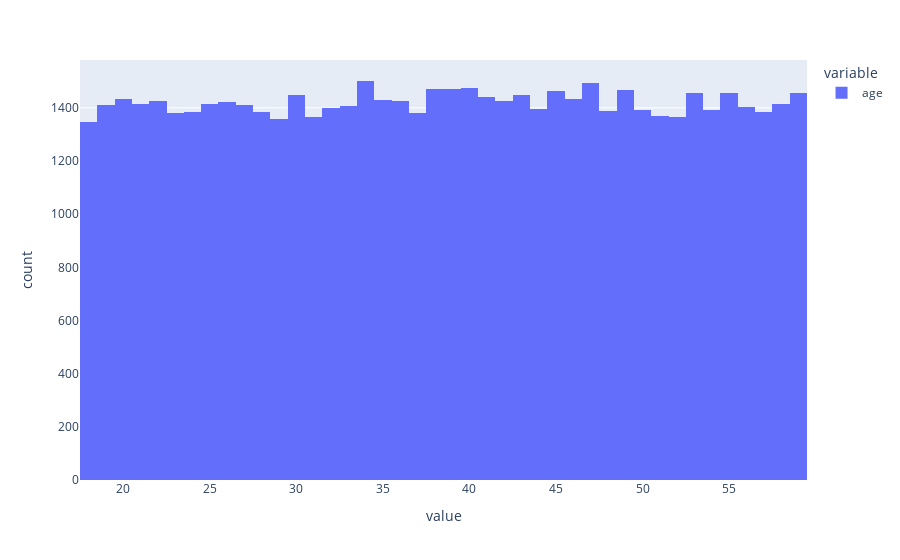

Notebook code for this chart:
### Markdown cell above
#### Age

### Code cell
fig = px.histogram(df["age"])
fig.show()

### Figure 1 — Plotly figure (JSON) as saved in the notebook; plotly's stock layout.template omitted (floating-point values rounded to 4 significant figures; data arrays with more than 128 entries replaced by an {"elided": "..."} marker saying what was removed)
{"data": [{"bingroup": "x", "hovertemplate": "variable=age<br>value=%{x}<br>count=%{y}<extra></extra>", "legendgroup": "age", "marker": {"color": "#636efa", "pattern": {"shape": ""}}, "name": "age", "orientation": "v", "showlegend": true, "type": "histogram", "x": {"elided": "59598 int values"}, "xaxis": "x", "yaxis": "y"}], "layout": {"barmode": "relative", "legend": {"title": {"text": "variable"}, "tracegroupgap": 0}, "margin": {"t": 60}, "xaxis": {"anchor": "y", "domain": [0, 1], "title": {"text": "value"}}, "yaxis": {"anchor": "x", "domain": [0, 1], "title": {"text": "count"}}}}
